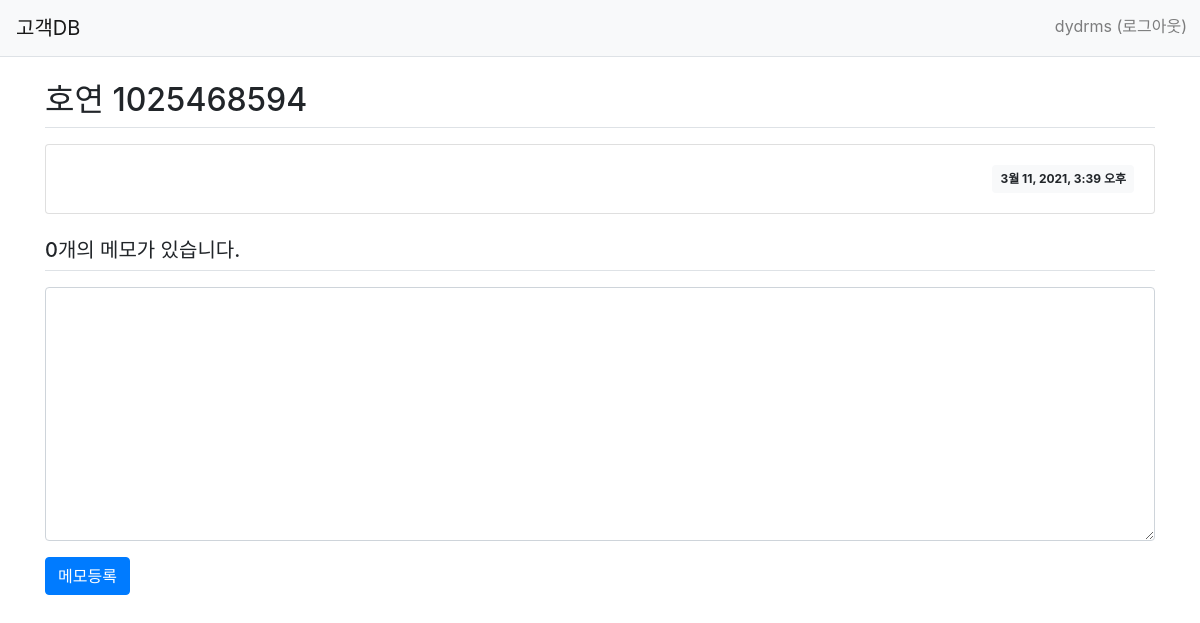
The app's page /main/answer/create/335/ (signed in), older data.
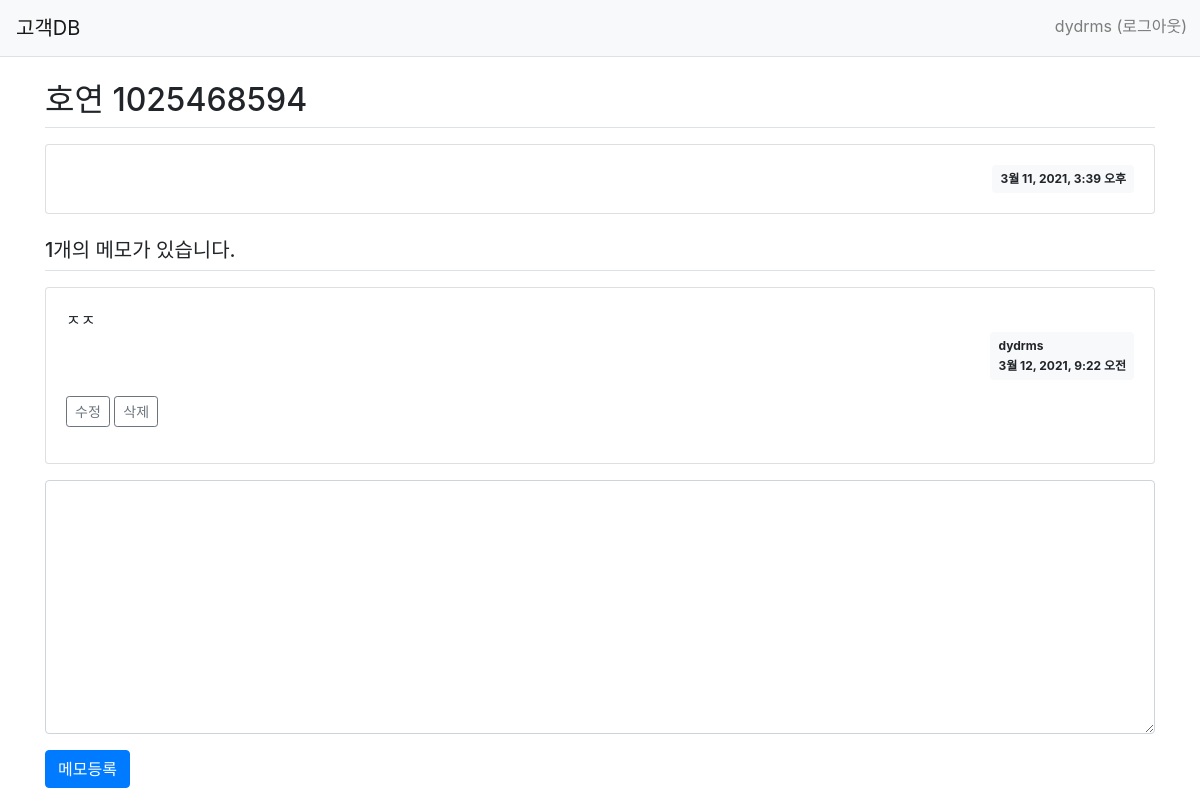
The same page, newer data.
### main/models.py (models this page shows, shortened)
class Info(models.Model):
    name = models.CharField(max_length=50, blank=False)
    ph = models.CharField(max_length=20, blank=False)
    message = models.TextField(blank=True)
    create_date = models.DateTimeField()
    agree = models.CharField(max_length=10, blank=False)

class Answer(models.Model):
    author = models.ForeignKey(User, on_delete=models.CASCADE)
    info = models.ForeignKey(Info, on_delete=models.CASCADE)
    memo = models.TextField()
    create_date = models.DateTimeField()
    modify_date = models.DateTimeField(null=True, blank=True)

### main/views.py (the view)
# urls.py: path('answer/create/<int:info_id>/', views.answer_create, name='answer_create'),
@login_required(login_url='common:login')
@permission_required('main.view_info', login_url='common:login', raise_exception=False)
def answer_create(request, info_id):
    info = get_object_or_404(Info, pk=info_id)
    if request.method == "POST":
        form = AnswerForm(request.POST)
        if form.is_valid():
            answer = form.save(commit=False)
            answer.author = request.user  # 추가한 속성 author 적용
            answer.create_date = timezone.now()
            answer.info = info
            answer.save()
            return redirect('main:detail', info_id=info.id)
    else:
        form = AnswerForm()
    context = {'info': info, 'form': form}
    return render(request, 'main/info_detail.html', context)

### main/forms.py
class AnswerForm(forms.ModelForm):
    class Meta:
        model = Answer
        fields = ['memo']
        labels = {
            'memo': '메모',
        }

### templates/main/info_detail.html (shortened to what this page needs)
{% extends 'base.html' %}
{% block content %}
<div class="container my-3">
    <h2 class="border-bottom py-2">{{ info.name }} {{ info.ph }}</h2>
    <div class="card my-3">
        <div class="card-body">
            <div class="d-flex justify-content-end">
                <div class="badge badge-light p-2">
                    {{ info.create_date }}
                </div>
            </div>
        </div>
    </div>
    <h5 class="border-bottom my-3 py-2">{{info.answer_set.count}}개의 메모가 있습니다.</h5>
    {% for answer in info.answer_set.all %}
    <div class="card my-3">
        <div class="card-body">
            <div class="card-text" style="white-space: pre-line;">{{ answer.memo }}</div>
            <div class="d-flex justify-content-end">
                <div class="badge badge-light p-2 text-left">
                    <div class="mb-2">{{ answer.author.username }}</div>
                    <div>{{ answer.create_date }}</div>
                </div>
            </div>
                {% if request.user == answer.author %}
                <div class="my-3">
                    <a href="{% url 'main:answer_modify' answer.id  %}"
                        class="btn btn-sm btn-outline-secondary">수정</a>
                    <a href="#" class="delete btn btn-sm btn-outline-secondary "
                       data-uri="{% url 'main:answer_delete' answer.id  %}">삭제</a>
        </div>
        {% endif %}
        </div>
    </div>
    {% endfor %}
    <form action="{% url 'main:answer_create' info.id %}" method="post" class="my-3">
        <div class="form-group">
            <textarea {% if not user.is_authenticated %}disabled{% endif %}
                    name="memo" id="memo" class="form-control" rows="10"></textarea>
        </div>
        <input type="submit" value="메모등록" class="btn btn-primary">
    </form>
</div>
{% endblock %}

Row changes from the older to the newer data that the page shows:
changed Info "호연": answer_set.count "0" → "1"
added Answer: memo "ㅈㅈ", author.username "dydrms", create_date "3월 12, 2021, 9:22 오전", shows "수정"
